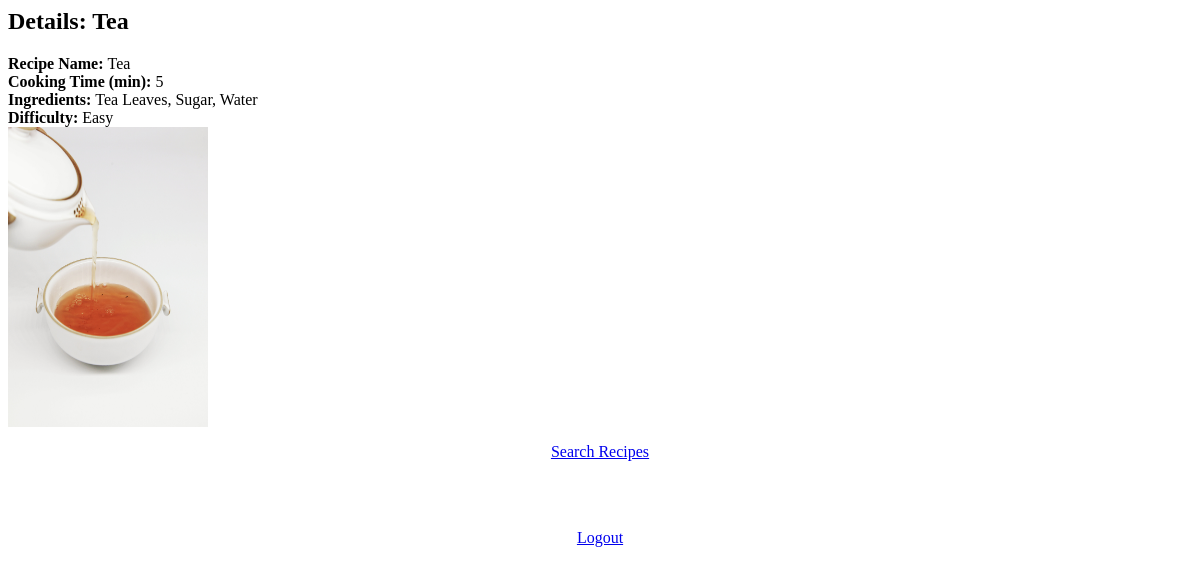
Before: /list/1 (signed in) with the older database file.
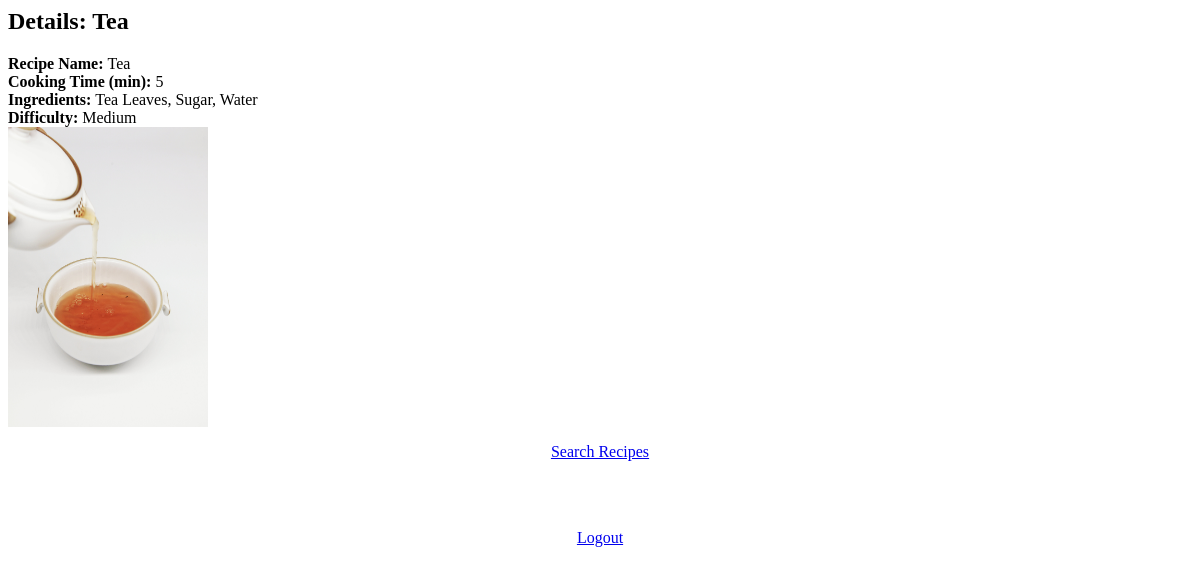
After: the same page with the newer database file.
### recipes/models.py (models this page shows, shortened)
class Recipe(models.Model):
    name= models.CharField(max_length=120)
    cooking_time = models.PositiveIntegerField(help_text = 'in minutes')
    ingredients = models.CharField(max_length=300)
    difficulty = models.CharField(max_length=12, choices=difficulty_choices)
    pic = models.ImageField(upload_to='recipes', default='no_picture.jpg')

### recipes/views.py (the view)
# urls.py: path('list/<pk>', RecipeDetailView.as_view(), name='detail'),
class RecipeDetailView(LoginRequiredMixin, DetailView):     #class-based view
  model = Recipe                                            #specify model
  template_name = 'recipes/detail.html'                     #specify template

### recipes/templates/recipes/detail.html (shortened to what this page needs)
<h2>Details: {{object.name}}</h2>
<b>Recipe Name: </b> {{object.name}}  <br>
<b>Cooking Time (min): </b> {{object.cooking_time}} <br>
<b>Ingredients: </b> {{object.ingredients}} <br>
<b>Difficulty: </b> {{ object.difficulty|capfirst }} <br>
<img src="{{object.pic.url}}" width="200" height="300" />
<p style="text-align: center"><a href="{% url 'recipes:records' %}"> Search Recipes </a></p>
<p style="text-align: center"><a href="{%url 'logout' %}"> Logout </a></p>

Changed rows visible on the page:
changed Recipe "Tea": difficulty "Easy" → "Medium"
